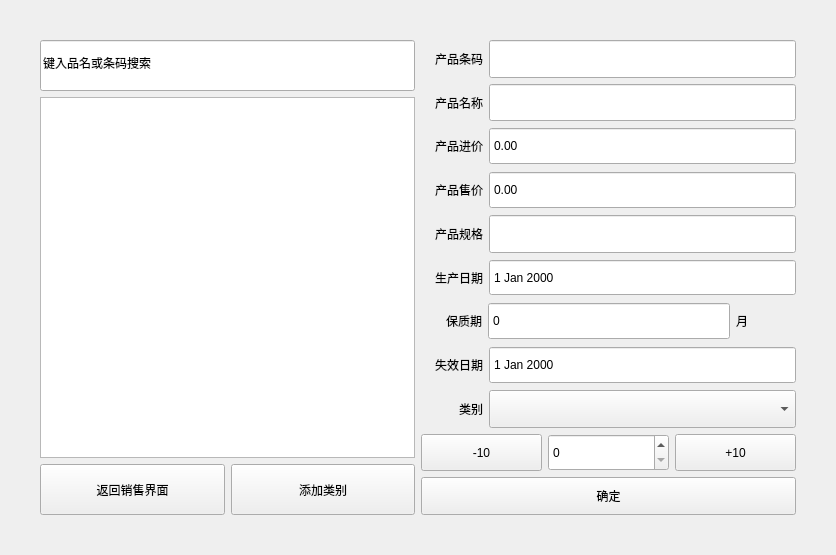
<?xml version="1.0" encoding="UTF-8"?>
<ui version="4.0">
 <class>EnterInterface</class>
 <widget class="QWidget" name="EnterInterface">
  <property name="geometry">
   <rect>
    <x>0</x>
    <y>0</y>
    <width>836</width>
    <height>555</height>
   </rect>
  </property>
  <property name="windowTitle">
   <string>EnterInterface</string>
  </property>
  <layout class="QHBoxLayout" name="horizontalLayout_11">
   <property name="leftMargin">
    <number>40</number>
   </property>
   <property name="topMargin">
    <number>40</number>
   </property>
   <property name="rightMargin">
    <number>40</number>
   </property>
   <property name="bottomMargin">
    <number>40</number>
   </property>
   <item>
    <layout class="QVBoxLayout" name="verticalLayout_2" stretch="1,7,1">
     <item>
      <widget class="QLineEdit" name="searchBox">
       <property name="sizePolicy">
        <sizepolicy hsizetype="Expanding" vsizetype="Expanding">
         <horstretch>0</horstretch>
         <verstretch>0</verstretch>
        </sizepolicy>
       </property>
       <property name="text">
        <string>键入品名或条码搜索</string>
       </property>
      </widget>
     </item>
     <item>
      <widget class="QListView" name="listView_2">
       <property name="sizePolicy">
        <sizepolicy hsizetype="Expanding" vsizetype="Expanding">
         <horstretch>0</horstretch>
         <verstretch>0</verstretch>
        </sizepolicy>
       </property>
       <property name="editTriggers">
        <set>QAbstractItemView::EditTrigger::NoEditTriggers</set>
       </property>
       <property name="showDropIndicator" stdset="0">
        <bool>false</bool>
       </property>
      </widget>
     </item>
     <item>
      <layout class="QHBoxLayout" name="horizontalLayout_12" stretch="1,1">
       <item>
        <widget class="QPushButton" name="backBtn">
         <property name="sizePolicy">
          <sizepolicy hsizetype="Expanding" vsizetype="Expanding">
           <horstretch>0</horstretch>
           <verstretch>0</verstretch>
          </sizepolicy>
         </property>
         <property name="text">
          <string>返回销售界面</string>
         </property>
        </widget>
       </item>
       <item>
        <widget class="QPushButton" name="typeAddBtn">
         <property name="sizePolicy">
          <sizepolicy hsizetype="Expanding" vsizetype="Expanding">
           <horstretch>0</horstretch>
           <verstretch>0</verstretch>
          </sizepolicy>
         </property>
         <property name="text">
          <string>添加类别</string>
         </property>
        </widget>
       </item>
      </layout>
     </item>
    </layout>
   </item>
   <item>
    <layout class="QVBoxLayout" name="verticalLayout">
     <item>
      <layout class="QHBoxLayout" name="horizontalLayout" stretch="1,5">
       <item>
        <widget class="QLabel" name="label">
         <property name="sizePolicy">
          <sizepolicy hsizetype="Expanding" vsizetype="Expanding">
           <horstretch>0</horstretch>
           <verstretch>0</verstretch>
          </sizepolicy>
         </property>
         <property name="text">
          <string>产品条码</string>
         </property>
         <property name="alignment">
          <set>Qt::AlignmentFlag::AlignRight|Qt::AlignmentFlag::AlignTrailing|Qt::AlignmentFlag::AlignVCenter</set>
         </property>
        </widget>
       </item>
       <item>
        <widget class="QLineEdit" name="barCode">
         <property name="sizePolicy">
          <sizepolicy hsizetype="Expanding" vsizetype="Expanding">
           <horstretch>0</horstretch>
           <verstretch>0</verstretch>
          </sizepolicy>
         </property>
        </widget>
       </item>
      </layout>
     </item>
     <item>
      <layout class="QHBoxLayout" name="horizontalLayout_2" stretch="1,5">
       <item>
        <widget class="QLabel" name="label_2">
         <property name="sizePolicy">
          <sizepolicy hsizetype="Expanding" vsizetype="Expanding">
           <horstretch>0</horstretch>
           <verstretch>0</verstretch>
          </sizepolicy>
         </property>
         <property name="text">
          <string>产品名称</string>
         </property>
         <property name="alignment">
          <set>Qt::AlignmentFlag::AlignRight|Qt::AlignmentFlag::AlignTrailing|Qt::AlignmentFlag::AlignVCenter</set>
         </property>
        </widget>
       </item>
       <item>
        <widget class="QLineEdit" name="productName">
         <property name="sizePolicy">
          <sizepolicy hsizetype="Expanding" vsizetype="Expanding">
           <horstretch>0</horstretch>
           <verstretch>0</verstretch>
          </sizepolicy>
         </property>
        </widget>
       </item>
      </layout>
     </item>
     <item>
      <layout class="QHBoxLayout" name="horizontalLayout_3" stretch="1,5">
       <item>
        <widget class="QLabel" name="label_3">
         <property name="sizePolicy">
          <sizepolicy hsizetype="Expanding" vsizetype="Expanding">
           <horstretch>0</horstretch>
           <verstretch>0</verstretch>
          </sizepolicy>
         </property>
         <property name="text">
          <string>产品进价</string>
         </property>
         <property name="alignment">
          <set>Qt::AlignmentFlag::AlignRight|Qt::AlignmentFlag::AlignTrailing|Qt::AlignmentFlag::AlignVCenter</set>
         </property>
        </widget>
       </item>
       <item>
        <widget class="QDoubleSpinBox" name="purchasePrice">
         <property name="sizePolicy">
          <sizepolicy hsizetype="Minimum" vsizetype="Expanding">
           <horstretch>0</horstretch>
           <verstretch>0</verstretch>
          </sizepolicy>
         </property>
         <property name="buttonSymbols">
          <enum>QAbstractSpinBox::ButtonSymbols::NoButtons</enum>
         </property>
        </widget>
       </item>
      </layout>
     </item>
     <item>
      <layout class="QHBoxLayout" name="horizontalLayout_4" stretch="1,5">
       <item>
        <widget class="QLabel" name="label_4">
         <property name="sizePolicy">
          <sizepolicy hsizetype="Expanding" vsizetype="Expanding">
           <horstretch>0</horstretch>
           <verstretch>0</verstretch>
          </sizepolicy>
         </property>
         <property name="text">
          <string>产品售价</string>
         </property>
         <property name="alignment">
          <set>Qt::AlignmentFlag::AlignRight|Qt::AlignmentFlag::AlignTrailing|Qt::AlignmentFlag::AlignVCenter</set>
         </property>
        </widget>
       </item>
       <item>
        <widget class="QDoubleSpinBox" name="productPrice">
         <property name="sizePolicy">
          <sizepolicy hsizetype="Minimum" vsizetype="Expanding">
           <horstretch>0</horstretch>
           <verstretch>0</verstretch>
          </sizepolicy>
         </property>
         <property name="buttonSymbols">
          <enum>QAbstractSpinBox::ButtonSymbols::NoButtons</enum>
         </property>
        </widget>
       </item>
      </layout>
     </item>
     <item>
      <layout class="QHBoxLayout" name="horizontalLayout_5" stretch="1,5">
       <item>
        <widget class="QLabel" name="label_5">
         <property name="sizePolicy">
          <sizepolicy hsizetype="Expanding" vsizetype="Expanding">
           <horstretch>0</horstretch>
           <verstretch>0</verstretch>
          </sizepolicy>
         </property>
         <property name="text">
          <string>产品规格</string>
         </property>
         <property name="alignment">
          <set>Qt::AlignmentFlag::AlignRight|Qt::AlignmentFlag::AlignTrailing|Qt::AlignmentFlag::AlignVCenter</set>
         </property>
        </widget>
       </item>
       <item>
        <widget class="QLineEdit" name="specifications">
         <property name="sizePolicy">
          <sizepolicy hsizetype="Expanding" vsizetype="Expanding">
           <horstretch>0</horstretch>
           <verstretch>0</verstretch>
          </sizepolicy>
         </property>
        </widget>
       </item>
      </layout>
     </item>
     <item>
      <layout class="QHBoxLayout" name="horizontalLayout_6" stretch="1,5">
       <item>
        <widget class="QLabel" name="label_6">
         <property name="sizePolicy">
          <sizepolicy hsizetype="Expanding" vsizetype="Expanding">
           <horstretch>0</horstretch>
           <verstretch>0</verstretch>
          </sizepolicy>
         </property>
         <property name="text">
          <string>生产日期</string>
         </property>
         <property name="alignment">
          <set>Qt::AlignmentFlag::AlignRight|Qt::AlignmentFlag::AlignTrailing|Qt::AlignmentFlag::AlignVCenter</set>
         </property>
        </widget>
       </item>
       <item>
        <widget class="QDateEdit" name="dateOfManufacture">
         <property name="sizePolicy">
          <sizepolicy hsizetype="Minimum" vsizetype="Expanding">
           <horstretch>0</horstretch>
           <verstretch>0</verstretch>
          </sizepolicy>
         </property>
         <property name="buttonSymbols">
          <enum>QAbstractSpinBox::ButtonSymbols::NoButtons</enum>
         </property>
        </widget>
       </item>
      </layout>
     </item>
     <item>
      <layout class="QHBoxLayout" name="horizontalLayout_7" stretch="1,4,1">
       <item>
        <widget class="QLabel" name="label_7">
         <property name="sizePolicy">
          <sizepolicy hsizetype="Expanding" vsizetype="Expanding">
           <horstretch>0</horstretch>
           <verstretch>0</verstretch>
          </sizepolicy>
         </property>
         <property name="text">
          <string>保质期</string>
         </property>
         <property name="alignment">
          <set>Qt::AlignmentFlag::AlignRight|Qt::AlignmentFlag::AlignTrailing|Qt::AlignmentFlag::AlignVCenter</set>
         </property>
        </widget>
       </item>
       <item>
        <widget class="QSpinBox" name="sellByDate">
         <property name="sizePolicy">
          <sizepolicy hsizetype="Minimum" vsizetype="Expanding">
           <horstretch>0</horstretch>
           <verstretch>0</verstretch>
          </sizepolicy>
         </property>
         <property name="buttonSymbols">
          <enum>QAbstractSpinBox::ButtonSymbols::NoButtons</enum>
         </property>
        </widget>
       </item>
       <item>
        <widget class="QLabel" name="label_10">
         <property name="text">
          <string>月</string>
         </property>
        </widget>
       </item>
      </layout>
     </item>
     <item>
      <layout class="QHBoxLayout" name="horizontalLayout_8" stretch="1,5">
       <item>
        <widget class="QLabel" name="label_8">
         <property name="sizePolicy">
          <sizepolicy hsizetype="Expanding" vsizetype="Expanding">
           <horstretch>0</horstretch>
           <verstretch>0</verstretch>
          </sizepolicy>
         </property>
         <property name="text">
          <string>失效日期</string>
         </property>
         <property name="alignment">
          <set>Qt::AlignmentFlag::AlignRight|Qt::AlignmentFlag::AlignTrailing|Qt::AlignmentFlag::AlignVCenter</set>
         </property>
        </widget>
       </item>
       <item>
        <widget class="QDateEdit" name="expiringDate">
         <property name="sizePolicy">
          <sizepolicy hsizetype="Minimum" vsizetype="Expanding">
           <horstretch>0</horstretch>
           <verstretch>0</verstretch>
          </sizepolicy>
         </property>
         <property name="buttonSymbols">
          <enum>QAbstractSpinBox::ButtonSymbols::NoButtons</enum>
         </property>
        </widget>
       </item>
      </layout>
     </item>
     <item>
      <layout class="QHBoxLayout" name="horizontalLayout_9" stretch="1,5">
       <item>
        <widget class="QLabel" name="label_9">
         <property name="sizePolicy">
          <sizepolicy hsizetype="Expanding" vsizetype="Expanding">
           <horstretch>0</horstretch>
           <verstretch>0</verstretch>
          </sizepolicy>
         </property>
         <property name="text">
          <string>类别</string>
         </property>
         <property name="alignment">
          <set>Qt::AlignmentFlag::AlignRight|Qt::AlignmentFlag::AlignTrailing|Qt::AlignmentFlag::AlignVCenter</set>
         </property>
        </widget>
       </item>
       <item>
        <widget class="QComboBox" name="category">
         <property name="sizePolicy">
          <sizepolicy hsizetype="Expanding" vsizetype="Expanding">
           <horstretch>0</horstretch>
           <verstretch>0</verstretch>
          </sizepolicy>
         </property>
        </widget>
       </item>
      </layout>
     </item>
     <item>
      <layout class="QHBoxLayout" name="horizontalLayout_10">
       <item>
        <widget class="QPushButton" name="dwindleNumbers">
         <property name="sizePolicy">
          <sizepolicy hsizetype="Expanding" vsizetype="Expanding">
           <horstretch>0</horstretch>
           <verstretch>0</verstretch>
          </sizepolicy>
         </property>
         <property name="text">
          <string>-10</string>
         </property>
        </widget>
       </item>
       <item>
        <widget class="QSpinBox" name="number">
         <property name="sizePolicy">
          <sizepolicy hsizetype="Expanding" vsizetype="Expanding">
           <horstretch>0</horstretch>
           <verstretch>0</verstretch>
          </sizepolicy>
         </property>
         <property name="maximum">
          <number>99999999</number>
         </property>
        </widget>
       </item>
       <item>
        <widget class="QPushButton" name="increaseQuantity">
         <property name="sizePolicy">
          <sizepolicy hsizetype="Expanding" vsizetype="Expanding">
           <horstretch>0</horstretch>
           <verstretch>0</verstretch>
          </sizepolicy>
         </property>
         <property name="text">
          <string>+10</string>
         </property>
        </widget>
       </item>
      </layout>
     </item>
     <item>
      <widget class="QPushButton" name="determine">
       <property name="sizePolicy">
        <sizepolicy hsizetype="Expanding" vsizetype="Expanding">
         <horstretch>0</horstretch>
         <verstretch>0</verstretch>
        </sizepolicy>
       </property>
       <property name="text">
        <string>确定</string>
       </property>
      </widget>
     </item>
    </layout>
   </item>
  </layout>
 </widget>
 <resources/>
 <connections/>
</ui>
